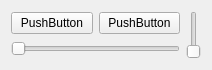
<?xml version="1.0" encoding="UTF-8"?>
<ui version="4.0">
 <class>TestWidget</class>
 <widget class="QWidget" name="TestWidget">
  <property name="geometry">
   <rect>
    <x>0</x>
    <y>0</y>
    <width>212</width>
    <height>70</height>
   </rect>
  </property>
  <property name="windowTitle">
   <string>TestWidget</string>
  </property>
  <layout class="QHBoxLayout" name="horizontalLayout_2">
   <item>
    <layout class="QVBoxLayout" name="verticalLayout">
     <item>
      <layout class="QHBoxLayout" name="horizontalLayout">
       <item>
        <widget class="QPushButton" name="pushButton">
         <property name="text">
          <string>PushButton</string>
         </property>
        </widget>
       </item>
       <item>
        <widget class="QPushButton" name="pushButton_2">
         <property name="text">
          <string>PushButton</string>
         </property>
        </widget>
       </item>
      </layout>
     </item>
     <item>
      <widget class="QSlider" name="horizontalSlider">
       <property name="orientation">
        <enum>Qt::Horizontal</enum>
       </property>
      </widget>
     </item>
    </layout>
   </item>
   <item>
    <widget class="QSlider" name="verticalSlider">
     <property name="orientation">
      <enum>Qt::Vertical</enum>
     </property>
    </widget>
   </item>
  </layout>
 </widget>
 <layoutdefault spacing="6" margin="11"/>
 <resources/>
 <connections/>
</ui>
